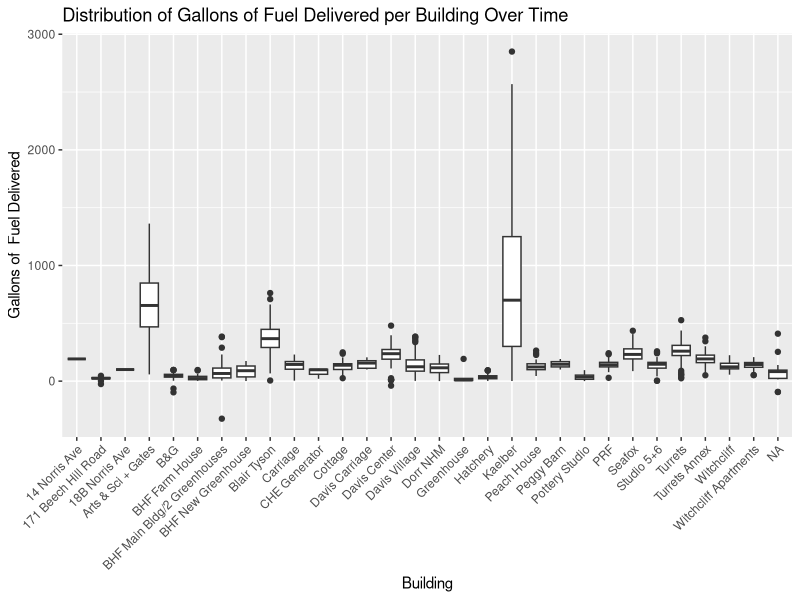
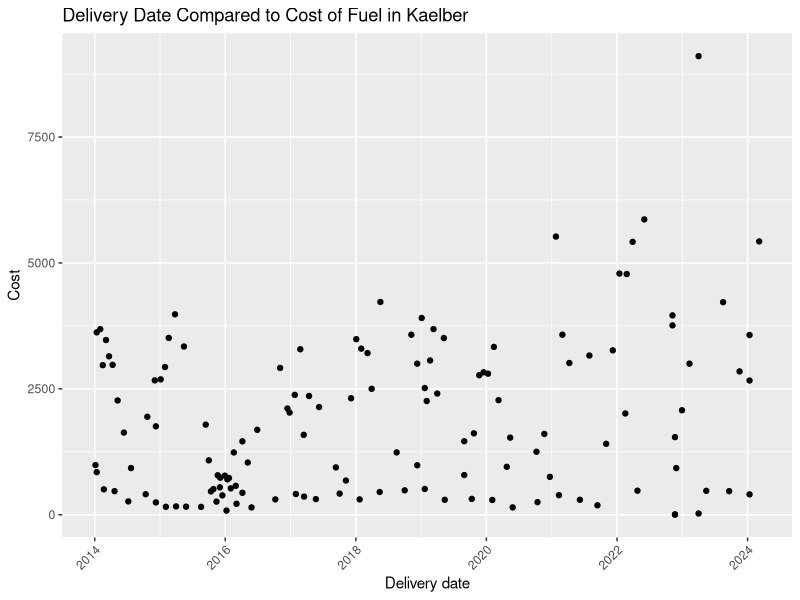
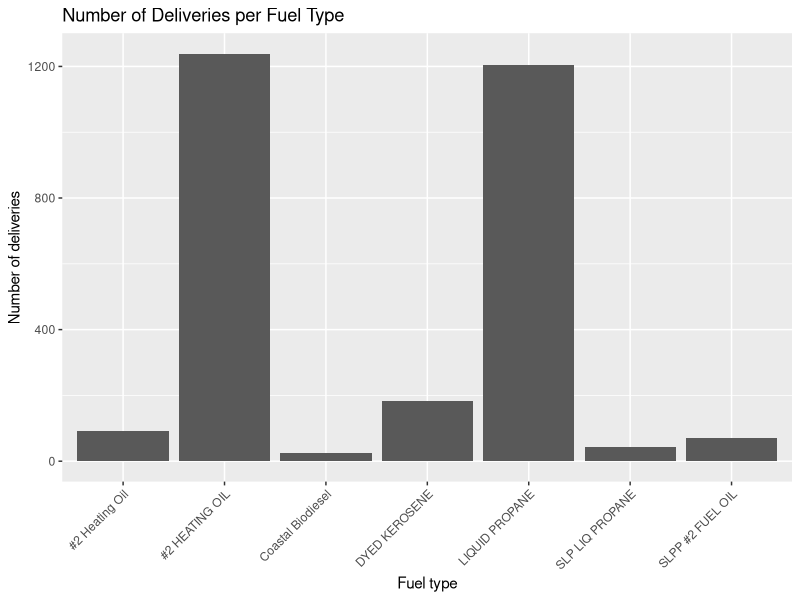
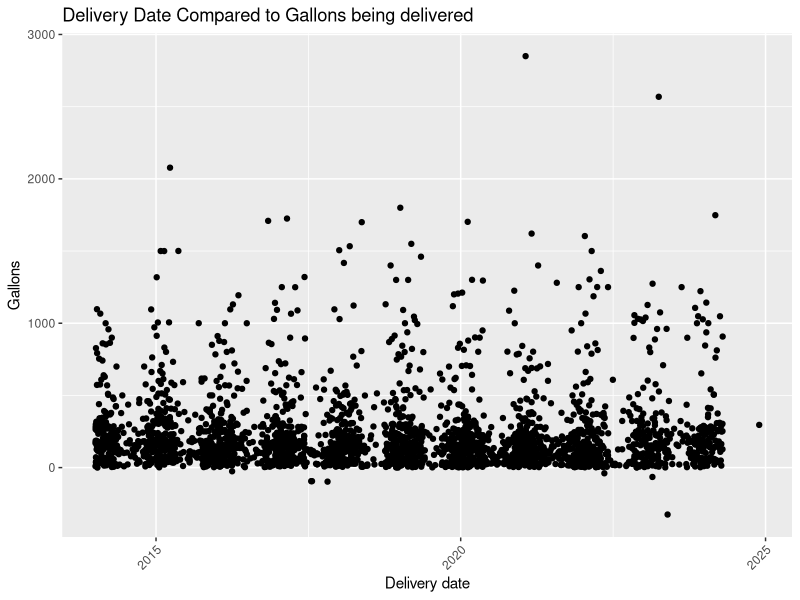

Write the R code that produced these figures, in order.
## ---- chunk 1
library(tidyverse)
library(broom)
library(readr)
library(lubridate)
library(ggplot2)

## ---- chunk 2
fuels <- read_csv("../data/Dead-River.csv",
                  col_names = c("X1", "X2", 
                                "Delivery_date", "Fuel_type",
                                "Tank_number", "Building",
                                "Gallons", "Unit_cost",
                                "Cost")) |>
  select(Delivery_date, Fuel_type, Tank_number, Building, Gallons, Unit_cost, Cost) |>
  filter(Delivery_date != "Delivery Date") |> 
  mutate(Delivery_date = mdy(Delivery_date)) |>
  mutate(Tank_number = case_when(
  Tank_number == "Tank 8" ~ "8",
  Tank_number == "Tank 3" ~ "3",
  Tank_number == "Tank 24" ~ "24",
  Tank_number == "Tank 17" ~ "17",
  TRUE ~ Tank_number
),
Tank_number = as.integer(Tank_number)) %>% 
mutate(Cost = case_when(
    Cost == "610.12 cr" ~ "-610.12",
    TRUE ~ Cost
  ),
  Cost = as.numeric(Cost)) %>% 
  mutate(Gallons = as.numeric(Gallons)) %>% 
  mutate(Unit_cost = as.numeric(Unit_cost))
## ---- chunk 3
glimpse(fuels)

## ---- chunk 4
fuels |>
ggplot(aes(x = Building, y = Gallons)) +
  geom_boxplot() +
  labs(x = "Building",
       y = "Gallons of  Fuel Delivered",
       title = "Distribution of Gallons of Fuel Delivered per Building Over Time") +
  scale_x_discrete(guide = guide_axis(angle = 45))

fuels |>
  filter(Building == "Kaelber") |>
  ggplot(aes(x = Delivery_date, y = Cost)) +
  geom_point() +
  scale_x_date(guide = guide_axis(angle = 45)) +
  labs(x = "Delivery date",
       y = "Cost",
       title = "Delivery Date Compared to Cost of Fuel in Kaelber")

# This should probably be total gallons per fuel type
fuels |> 
ggplot(aes(x = Fuel_type)) +
  geom_bar() +
  scale_x_discrete(guide = guide_axis(angle = 45)) +
  labs(x = "Fuel type",
       y = "Number of deliveries",
       title = "Number of Deliveries per Fuel Type")

# The negative values are to compensate for previous overestimations
ggplot(fuels, aes(x = Delivery_date, y = Gallons)) +
  geom_point() +
  scale_x_date(guide = guide_axis(angle = 45)) +
  labs(x = "Delivery date",
       y = "Gallons",
       title = "Delivery Date Compared to Gallons being delivered")
